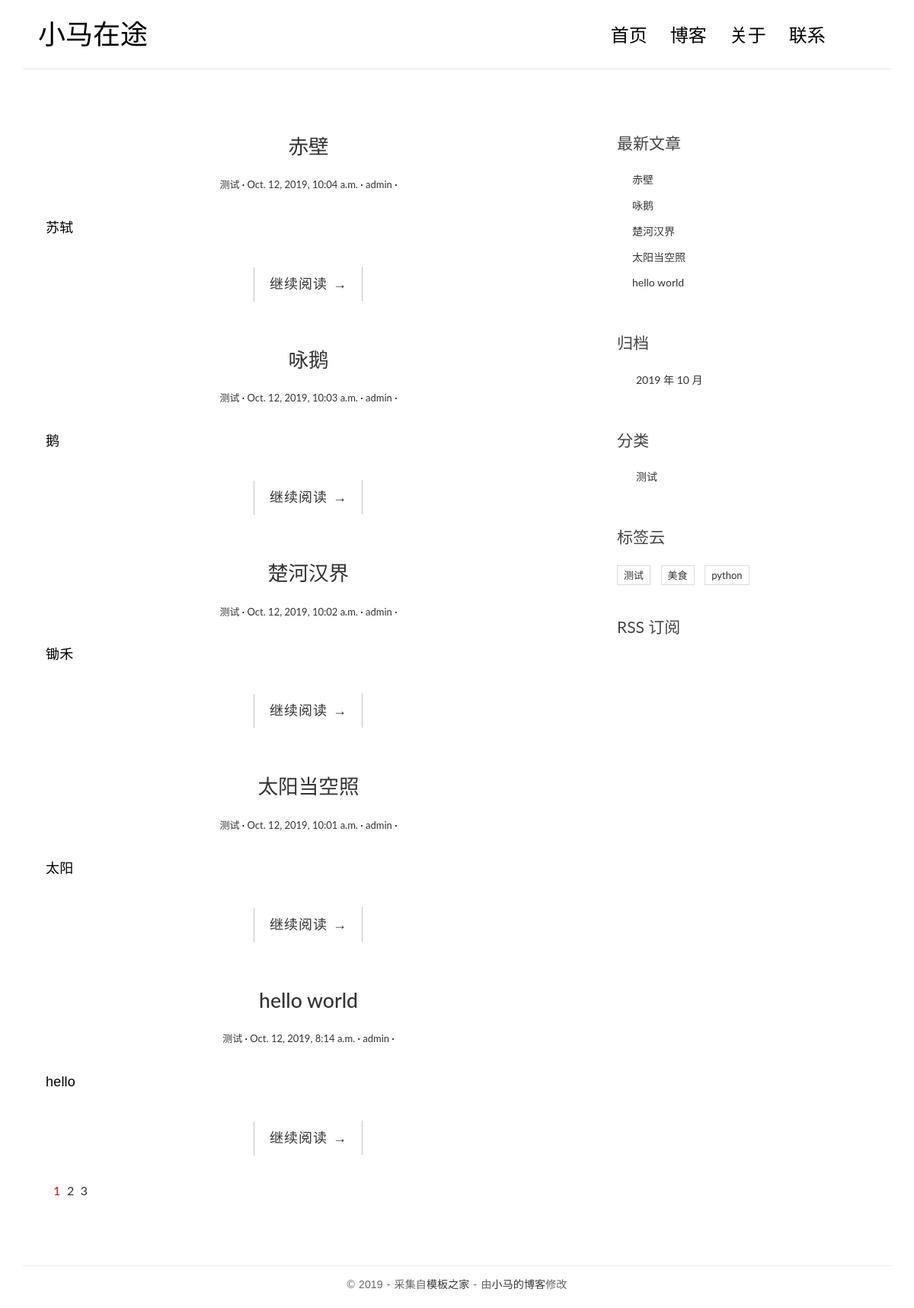
The page / on the database its author committed.
### blog/models.py (models this page shows, shortened)
class Post(models.Model):
	title = models.CharField('标题', max_length = 70)
	body = models.TextField('正文')
	created_time = models.DateTimeField('创建时间', auto_now_add = True)
	modified_time = models.DateTimeField('修改时间', auto_now = True)
	excerpt = models.CharField('摘要' ,max_length = 200, blank = True)
	category = models.ForeignKey(Category, verbose_name = '分类', on_delete = models.CASCADE)
	tags = models.ManyToManyField(Tag, verbose_name = '标签', blank = True)
	author = models.ForeignKey(User, verbose_name = '作者', on_delete = models.CASCADE)
	class Meta:
		verbose_name = '文章'
		verbose_name_plural = verbose_name
	def get_absolute_url(self):
		return reverse('blog:detail', kwargs = {'pk': self.pk})

class Category(models.Model):
	name = models.CharField(max_length = 100)
	class Meta:
		verbose_name = '分类'
		verbose_name_plural = verbose_name

class Tag(models.Model):
	name = models.CharField(max_length = 100)
	class Meta:
		verbose_name = '标签'
		verbose_name_plural = verbose_name

### blog/views.py (the view)
# urls.py: path('', views.index, name = 'index'),
def index(request):
	post_list = Post.objects.all().order_by('-created_time')
	return render(request, 'blog/index.html', context = {'post_list':post_list})

### blog/templatetags/blog_extras.py (called while the page is built)
@register.inclusion_tag('blog/inclusions/_recent_posts.html', takes_context=True)
def show_recent_posts(context, num=5):
	return {
    	'recent_post_list': Post.objects.all().order_by('-created_time')[:num],
        }

@register.inclusion_tag('blog/inclusions/_archives.html', takes_context=True)
def show_archives(context):
    return {
        'date_list': Post.objects.dates('created_time', 'month', order='DESC'),
    }

@register.inclusion_tag('blog/inclusions/_categories.html', takes_context=True)
def show_categories(context):
    return {
        'category_list': Category.objects.all(),
    }

@register.inclusion_tag('blog/inclusions/_tags.html', takes_context=True)
def show_tags(context):
    return {
        'tag_list': Tag.objects.all(),
    }

### blog/templates/blog/index.html
{% extends 'blog/base.html' %}
{% block main %}
    {% for post in post_list %}
                    <article class="post post-{{ post.pk }}">
                        <h1 class="entry-title">
                            <a href="{{ post.get_absolute_url }}">{{ post.title }}</a>
                        </h1>
                        <div class="entry-meta">
                          <span class="post-category"><a href="#">{{ post.category.name }}</a></span>
                          <span class="post-date"><a href="#"><time class="entry-date"
                                                                    datetime="{{ post.created_time }}">{{ post.created_time }}</time></a></span>
                          <span class="post-author"><a href="#">{{ post.author }}</a></span>
                        </div>
                        <div class="entry-content clearfix">
                          <p>{{ post.excerpt }}</p>
                          <div class="read-more cl-effect-14">
                            <a href="{{ post.get_absolute_url }}" class="more-link">继续阅读 <span class="meta-nav">→</span></a>
                          </div>
                        </div>
                    </article>
                    {% empty %}
                    <div class="no-post">暂时还没有发布的文章！</div>
                {% endfor %}
                <div class="pagination">
                    <ul>
                        <li class="current"><a href="">1</a></li>
                        <li><a href="">2</a></li>
                        <li><a href="">3</a></li>
                    </ul>
                </div>
{% endblock main %}

### blog/templates/blog/base.html (shortened to what this page needs)
{% load static %}
{% load blog_extras %}
<!DOCTYPE html>
<html>
<head>
    <link rel="stylesheet" href="http://code.ionicframework.com/ionicons/2.0.1/css/ionicons.min.css">
    <link rel="stylesheet" href="{% static 'blog/css/bootstrap.min.css' %}">
    <link rel="stylesheet" href="{% static 'blog/css/pace.css' %}">
    <link rel="stylesheet" href="{% static 'blog/css/custom.css' %}">
</head>
<body>
<div class="container">
    <header id="site-header">
        <div class="row">
            <div class="col-md-4 col-sm-5 col-xs-8">
                <div class="logo">
                    <h1><a href="index.html"><b>小马在途</b></a></h1>
                </div>
            </div>
            <div class="col-md-8 col-sm-7 col-xs-4">
                <nav class="main-nav" role="navigation">
                    <div class="collapse navbar-collapse" id="bs-example-navbar-collapse-1">
                        <ul class="nav navbar-nav navbar-right">
                            <li class="cl-effect-11"><a href="index.html" data-hover="首页">首页</a></li>
                            <li class="cl-effect-11"><a href="full-width.html" data-hover="博客">博客</a></li>
                            <li class="cl-effect-11"><a href="about.html" data-hover="关于">关于</a></li>
                            <li class="cl-effect-11"><a href="contact.html" data-hover="联系">联系</a></li>
                        </ul>
                    </div>
                </nav>
            </div>
        </div>
    </header>
</div>
<div class="content-body">
    <div class="container">
        <div class="row">
            <main class="col-md-8">
                {% block main %}
                {% endblock main %}
            </main>
            <aside class="col-md-4">
              {% show_recent_posts %}
              {% show_archives %}
              {% show_categories %}
              {% show_tags %}
              <div class="rss">
                 <a href=""> RSS 订阅</a>
              </div>
        </div>
    </div>
</div>
<footer id="site-footer">
    <div class="container">
        <div class="row">
            <div class="col-md-12">
                <p class="copyright">&copy 2019 - 采集自<a href="http://www.cssmoban.com/"
                                                        target="_blank" title="模板之家">模板之家</a>
                    - 由<a href="http://zmrenwu.com/" title="网页模板" target="_blank">小马的博客</a>修改
                </p>
            </div>
        </div>
    </div>
</footer>
</body>
</html>

### blog/templates/blog/inclusions/_recent_posts.html
<div class="widget widget-recent-posts">
  <h3 class="widget-title">最新文章</h3>
  <ul>
    {% for post in recent_post_list %}
      <li>
        <a href="{{ post.get_absolute_url }}">{{ post.title }}</a>
      </li>
    {% empty %}
      暂无文章！
    {% endfor %}
  </ul>
</div>

### blog/templates/blog/inclusions/_archives.html
<div class="widget widget-archives">
  <h3 class="widget-title">归档</h3>
  <ul>
    {% for date in date_list %}
      <li>
        <a href="{% url 'blog:archive' date.year date.month %}">
          {{ date.year }} 年 {{ date.month }} 月
        </a>
      </li>
    {% empty %}
      暂无归档！
    {% endfor %}
  </ul>
</div>

### blog/templates/blog/inclusions/_categories.html
<div class="widget widget-category">
  <h3 class="widget-title">分类</h3>
  <ul>
    {% for category in category_list %}
      <li>
        <a href="{% url 'blog:category' category.pk %}">{{ category.name }}</a>
      </li>
    {% empty %}
      暂无分类！
    {% endfor %}
  </ul>
</div>

### blog/templates/blog/inclusions/_tags.html
<div class="widget widget-tag-cloud">
  <h3 class="widget-title">标签云</h3>
  <ul>
    {% for tag in tag_list %}
      <li>
        <a href="{% url 'blog:tag' tag.pk %}">{{ tag.name }}</a>
      </li>
    {% empty %}
      暂无标签！
    {% endfor %}
  </ul>
</div>

### blog/static/blog/css/custom.css (style rules this page uses)
* { outline: none; }
h1, h2, h3, h4, h5, h6 { margin-top: 0; }
b { font-weight: 400; }
a { color: #333; }
body { color: #444; font-family: 'Lato', sans-serif; }
p { font-family: 'Ubuntu', sans-serif; font-weight: 400; word-spacing: 1px; letter-spacing: 0.01em; }
#site-header { background-color: #FFF; padding: 25px 20px; margin-bottom: 40px; border-bottom: 1px solid #e7e7e7; }
.logo h1 a { color: #000; }
.logo h1 { margin: 0; font-family: 'Lato', sans-serif; font-weight: 300; }
.main-nav { margin-top: 11px; max-width: 95%; }
.main-nav a { color: #000000 !important; padding: 0 0 5px 0 !important; margin-right: 30px; font-family: 'Lato', sans-serif; font-weight: 300; font-size: 24px; }
.cl-effect-11 a { padding: 10px 0; color: #0972b4; text-shadow: none; }
.cl-effect-11 a::before { position: absolute; top: 0; left: 0; overflow: hidden; padding: 0 0 5px 0 !important; max-width: 0; border-bottom: 1px solid #000; color: #000; content: attr(data-hover); white-space: nowrap; -webkit-transition: max-width 0.5s; -moz-transition: max-width 0.5s; transition: max-width 0.5s; }
.content-body { padding-bottom: 4em; }
.post { background: #fff; padding: 30px 30px 0; }
.entry-title { text-align: center; font-size: 1.9em; margin-bottom: 20px; line-height: 1.6; padding: 10px 20px 0; }
.entry-meta { text-align: center; color: #DDDDDD; font-size: 13px; margin-bottom: 30px; }
.entry-content { font-size: 18px; line-height: 1.9; font-weight: 300; color: #000; }
.post-category::after, .post-date::after, .post-author::after, .comments-link::after { content: ' ·'; color: #000; }
.read-more { font-family: 'Ubuntu', sans-serif; font-weight: 400; word-spacing: 1px; letter-spacing: 0.01em; text-align: center; margin-top: 20px; }
.cl-effect-14 a { padding: 0 20px; height: 45px; line-height: 45px; position: relative; display: inline-block; margin: 15px 25px; letter-spacing: 1px; font-weight: 400; text-shadow: 0 0 1px rgba(255, 255, 255, 0.3); }
.cl-effect-14 a::before, .cl-effect-14 a::after { position: absolute; width: 45px; height: 1px; background: #C3C3C3; content: ''; -webkit-transition: all 0.3s; -moz-transition: all 0.3s; transition: all 0.3s; pointer-events: none; }
.cl-effect-14 a::before { top: 0; left: 0; -webkit-transform: rotate(90deg); -moz-transform: rotate(90deg); transform: rotate(90deg); -webkit-transform-origin: 0 0; -moz-transform-origin: 0 0; transform-origin: 0 0; }
.cl-effect-14 a::after { right: 0; bottom: 0; -webkit-transform: rotate(90deg); -moz-transform: rotate(90deg); transform: rotate(90deg); -webkit-transform-origin: 100% 0; -moz-transform-origin: 100% 0; transform-origin: 100% 0; }
.widget { background: #fff; padding: 30px 0 0; }
.widget-title { font-size: 1.5em; margin-bottom: 20px; line-height: 1.6; padding: 10px 0 0; font-weight: 400; }
.widget-recent-posts ul { padding: 0; margin: 0; padding-left: 20px; }
.widget-recent-posts ul li { list-style-type: none; position: relative; line-height: 170%; margin-bottom: 10px; }
.widget-recent-posts ul li::before { content: '\f3d3'; font-family: "Ionicons"; position: absolute; left: -17px; top: 3px; font-size: 16px; color: #000; }
.widget-archives ul { padding: 0; margin: 0; padding-left: 25px; }
.widget-archives ul li { list-style-type: none; position: relative; line-height: 170%; margin-bottom: 10px; }
.widget-archives ul li::before { content: '\f3f3'; font-family: "Ionicons"; position: absolute; left: -25px; top: 1px; font-size: 16px; color: #000; }
.widget-category ul { padding: 0; margin: 0; padding-left: 25px; }
.widget-category ul li { list-style-type: none; position: relative; line-height: 170%; margin-bottom: 10px; }
.widget-category ul li::before { content: '\f3fe'; font-family: "Ionicons"; position: absolute; left: -25px; top: 1px; font-size: 18px; color: #000; }
.widget-tag-cloud ul { padding: 0; margin: 0; margin-right: -10px; }
.widget-tag-cloud ul li { list-style-type: none; font-size: 13px; display: inline-block; margin-right: 10px; margin-bottom: 10px; padding: 3px 8px; border: 1px solid #ddd; }
.rss { font-size: 21px; margin-top: 30px; }
.rss a { color: #444; }
#site-footer { padding-top: 10px; padding: 0 0 1.5em 0; }
.copyright { text-align: center; padding-top: 1em; margin: 0; border-top: 1px solid #eee; color: #666; }
.pagination ul { list-style: none; }
.pagination ul li { display: inline-block; font-size: 16px; margin-right: 5px; }
.current a { color: red; }

### rows shown on the page
Post: title "赤壁", category.name "测试", created_time "Oct. 12, 2019, 10:04 a.m.", author "admin", excerpt "苏轼"
Post: title "咏鹅", category.name "测试", created_time "Oct. 12, 2019, 10:03 a.m.", author "admin", excerpt "鹅"
Post: title "楚河汉界", category.name "测试", created_time "Oct. 12, 2019, 10:02 a.m.", author "admin", excerpt "锄禾"
Post: title "太阳当空照", category.name "测试", created_time "Oct. 12, 2019, 10:01 a.m.", author "admin", excerpt "太阳"
Post: title "hello world", category.name "测试", created_time "Oct. 12, 2019, 8:14 a.m.", author "admin", excerpt "hello"
Category: name "测试"
Tag: name "测试"
Tag: name "美食"
Tag: name "python"

### other values the page prints
{{ date.year }} "2019"
{{ date.month }} "10"
